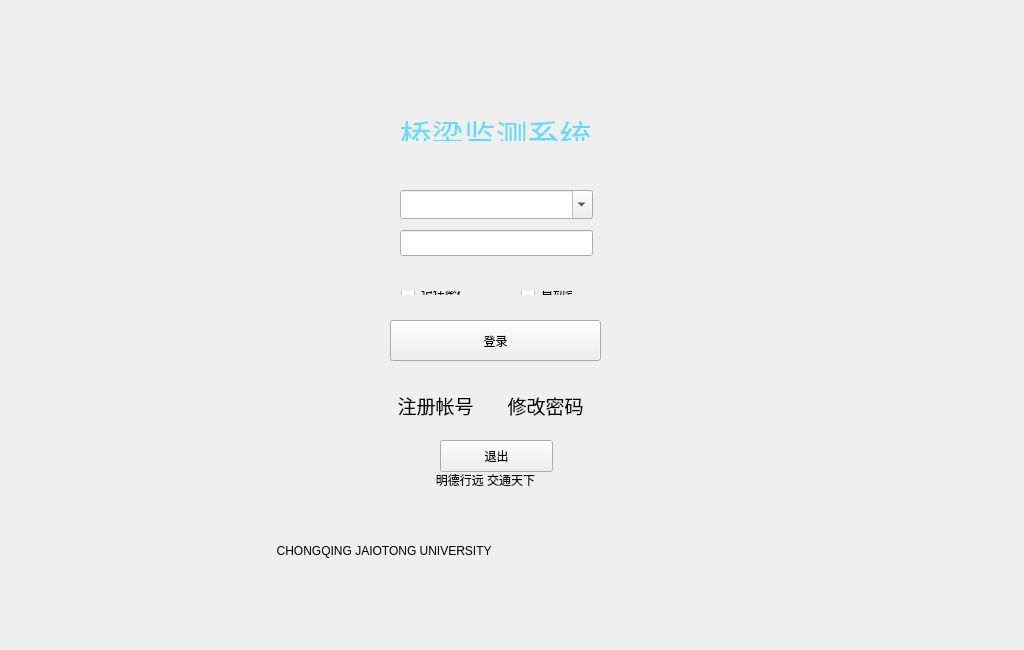
<?xml version="1.0" encoding="UTF-8"?>
<ui version="4.0">
 <class>Login</class>
 <widget class="QWidget" name="Login">
  <property name="geometry">
   <rect>
    <x>0</x>
    <y>0</y>
    <width>1024</width>
    <height>650</height>
   </rect>
  </property>
  <property name="minimumSize">
   <size>
    <width>427</width>
    <height>330</height>
   </size>
  </property>
  <property name="maximumSize">
   <size>
    <width>1024</width>
    <height>650</height>
   </size>
  </property>
  <property name="windowTitle">
   <string>Login</string>
  </property>
  <property name="autoFillBackground">
   <bool>false</bool>
  </property>
  <property name="styleSheet">
   <string notr="true">#QWidget{background:url(:/images/background.jpg)}</string>
  </property>
  <widget class="QPushButton" name="btn_regist">
   <property name="geometry">
    <rect>
     <x>390</x>
     <y>390</y>
     <width>91</width>
     <height>31</height>
    </rect>
   </property>
   <property name="font">
    <font>
     <family>.SF NS Text</family>
     <pointsize>14</pointsize>
     <weight>50</weight>
     <italic>false</italic>
     <bold>false</bold>
    </font>
   </property>
   <property name="styleSheet">
    <string notr="true">font: 14pt &quot;.SF NS Text&quot;;</string>
   </property>
   <property name="text">
    <string>注册帐号</string>
   </property>
   <property name="flat">
    <bool>true</bool>
   </property>
  </widget>
  <widget class="QLineEdit" name="lineEdit_passwd">
   <property name="geometry">
    <rect>
     <x>400</x>
     <y>230</y>
     <width>193</width>
     <height>26</height>
    </rect>
   </property>
   <property name="minimumSize">
    <size>
     <width>170</width>
     <height>22</height>
    </size>
   </property>
   <property name="font">
    <font>
     <pointsize>12</pointsize>
    </font>
   </property>
  </widget>
  <widget class="QPushButton" name="btn_edit_pwd">
   <property name="geometry">
    <rect>
     <x>500</x>
     <y>390</y>
     <width>91</width>
     <height>31</height>
    </rect>
   </property>
   <property name="font">
    <font>
     <family>.SF NS Text</family>
     <pointsize>14</pointsize>
     <weight>50</weight>
     <italic>false</italic>
     <bold>false</bold>
    </font>
   </property>
   <property name="styleSheet">
    <string notr="true">font: 14pt &quot;.SF NS Text&quot;;</string>
   </property>
   <property name="text">
    <string>修改密码</string>
   </property>
   <property name="flat">
    <bool>true</bool>
   </property>
  </widget>
  <widget class="QComboBox" name="cBox_account">
   <property name="geometry">
    <rect>
     <x>400</x>
     <y>190</y>
     <width>193</width>
     <height>29</height>
    </rect>
   </property>
   <property name="font">
    <font>
     <pointsize>12</pointsize>
    </font>
   </property>
   <property name="editable">
    <bool>true</bool>
   </property>
  </widget>
  <widget class="QLabel" name="label_top_img">
   <property name="geometry">
    <rect>
     <x>0</x>
     <y>0</y>
     <width>1</width>
     <height>1</height>
    </rect>
   </property>
   <property name="maximumSize">
    <size>
     <width>1</width>
     <height>1</height>
    </size>
   </property>
   <property name="text">
    <string/>
   </property>
  </widget>
  <widget class="QLabel" name="label_user_img">
   <property name="geometry">
    <rect>
     <x>0</x>
     <y>550</y>
     <width>1</width>
     <height>1</height>
    </rect>
   </property>
   <property name="maximumSize">
    <size>
     <width>1</width>
     <height>1</height>
    </size>
   </property>
   <property name="text">
    <string/>
   </property>
  </widget>
  <widget class="QPushButton" name="btn_login">
   <property name="geometry">
    <rect>
     <x>390</x>
     <y>320</y>
     <width>211</width>
     <height>41</height>
    </rect>
   </property>
   <property name="text">
    <string>登录</string>
   </property>
  </widget>
  <widget class="QWidget" name="layoutWidget">
   <property name="geometry">
    <rect>
     <x>390</x>
     <y>280</y>
     <width>81</width>
     <height>26</height>
    </rect>
   </property>
   <layout class="QHBoxLayout" name="horizontalLayout">
    <item>
     <widget class="QCheckBox" name="checkBox_rPasswd">
      <property name="text">
       <string/>
      </property>
     </widget>
    </item>
    <item>
     <widget class="QLabel" name="label">
      <property name="text">
       <string>记住密码</string>
      </property>
     </widget>
    </item>
   </layout>
  </widget>
  <widget class="QWidget" name="layoutWidget">
   <property name="geometry">
    <rect>
     <x>510</x>
     <y>280</y>
     <width>73</width>
     <height>26</height>
    </rect>
   </property>
   <layout class="QHBoxLayout" name="horizontalLayout_2">
    <item>
     <widget class="QCheckBox" name="checkBox_autoLogin">
      <property name="text">
       <string/>
      </property>
     </widget>
    </item>
    <item>
     <widget class="QLabel" name="label_2">
      <property name="text">
       <string>自动登录</string>
      </property>
     </widget>
    </item>
   </layout>
  </widget>
  <widget class="QLabel" name="label_7">
   <property name="geometry">
    <rect>
     <x>270</x>
     <y>530</y>
     <width>431</width>
     <height>41</height>
    </rect>
   </property>
   <property name="styleSheet">
    <string notr="true">font: 75 23pt &quot;Kaiti TC&quot;;
</string>
   </property>
   <property name="text">
    <string>  CHONGQING JAIOTONG UNIVERSITY</string>
   </property>
  </widget>
  <widget class="QLabel" name="label_6">
   <property name="geometry">
    <rect>
     <x>270</x>
     <y>470</y>
     <width>431</width>
     <height>61</height>
    </rect>
   </property>
   <property name="styleSheet">
    <string notr="true">font: 75 50pt &quot;Kaiti TC&quot;;

</string>
   </property>
   <property name="text">
    <string>&lt;html&gt;&lt;head/&gt;&lt;body&gt;&lt;p align=&quot;center&quot;&gt;明德行远 交通天下&lt;/p&gt;&lt;p align=&quot;center&quot;&gt;&lt;br/&gt;&lt;/p&gt;&lt;/body&gt;&lt;/html&gt;</string>
   </property>
  </widget>
  <widget class="QLabel" name="label_3">
   <property name="geometry">
    <rect>
     <x>390</x>
     <y>110</y>
     <width>211</width>
     <height>31</height>
    </rect>
   </property>
   <property name="styleSheet">
    <string notr="true">font: 14pt &quot;Kaiti TC&quot;;
color:rgb(97, 218, 255)</string>
   </property>
   <property name="text">
    <string>&lt;html&gt;&lt;head/&gt;&lt;body&gt;&lt;p align=&quot;center&quot;&gt;&lt;span style=&quot; font-size:24pt;&quot;&gt;桥梁监测系统&lt;/span&gt;&lt;/p&gt;&lt;/body&gt;&lt;/html&gt;</string>
   </property>
  </widget>
  <widget class="QPushButton" name="pushButton">
   <property name="geometry">
    <rect>
     <x>440</x>
     <y>440</y>
     <width>113</width>
     <height>32</height>
    </rect>
   </property>
   <property name="styleSheet">
    <string notr="true"/>
   </property>
   <property name="text">
    <string>退出</string>
   </property>
  </widget>
  <widget class="QLabel" name="label_4">
   <property name="geometry">
    <rect>
     <x>0</x>
     <y>0</y>
     <width>201</width>
     <height>201</height>
    </rect>
   </property>
   <property name="maximumSize">
    <size>
     <width>480</width>
     <height>480</height>
    </size>
   </property>
   <property name="styleSheet">
    <string notr="true">border-image: url(:/images/12.jpg);</string>
   </property>
   <property name="text">
    <string/>
   </property>
  </widget>
 </widget>
 <layoutdefault spacing="6" margin="11"/>
 <resources/>
 <connections/>
</ui>
